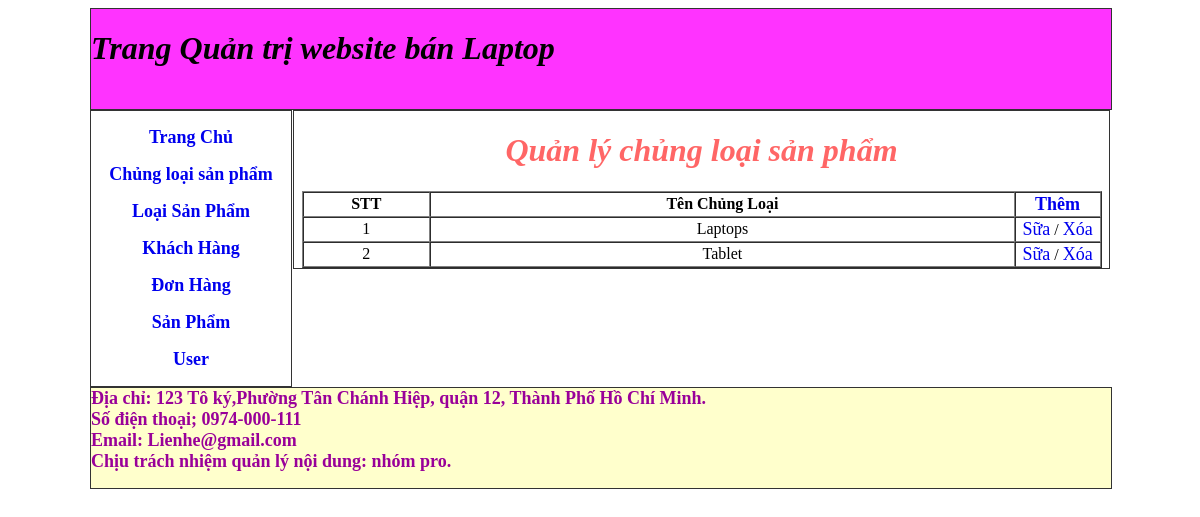
/admin/index.php?id=cl, run on the app's committed database.
### tables this page shows
CREATE TABLE `chungloaisanpham` (
  `idCL` int(12) NOT NULL,
  `TenCL` varchar(100) NOT NULL
);

### admin/chungloaisp.php (the view)
<div style="color:#F66"> <h1><i>Quản lý chủng loại sản phẩm</i></h1></div>
<table width="800" border="1" cellspacing="0" align="center">
  <tr>
    <th width="152" scope="col">STT</th>
    <th width="741" scope="col">Tên Chủng Loại</th>
    <th width="93" scope="col"><a href="index.php?id=them_CL">Thêm</a></th>
  </tr>
  <?php
  $kqCL=mysqli_query($link,"select* from chungloaisanpham");
	while($d=mysqli_fetch_array($kqCL)){
  ?>
  <tr>
    <td><?php echo $d['idCL'];?></td>
    <td><?php echo $d['TenCL'];?></td>
    <td><a href="index.php?id=Sua_CL&&idCL=<?php echo $d['idCL'];?>">Sữa</a> / <a href="process.php?xoa=<?php echo $d['idCL'];?>">Xóa</a></td>
  </tr>
  <?php }?>
</table>

### admin/index.php (style rules this page uses)
a { text-decoration: none; font-size: 18px; }

### data on the page
chungloaisanpham: idCL "1", TenCL "Laptops"
chungloaisanpham: idCL "2", TenCL "Tablet"
